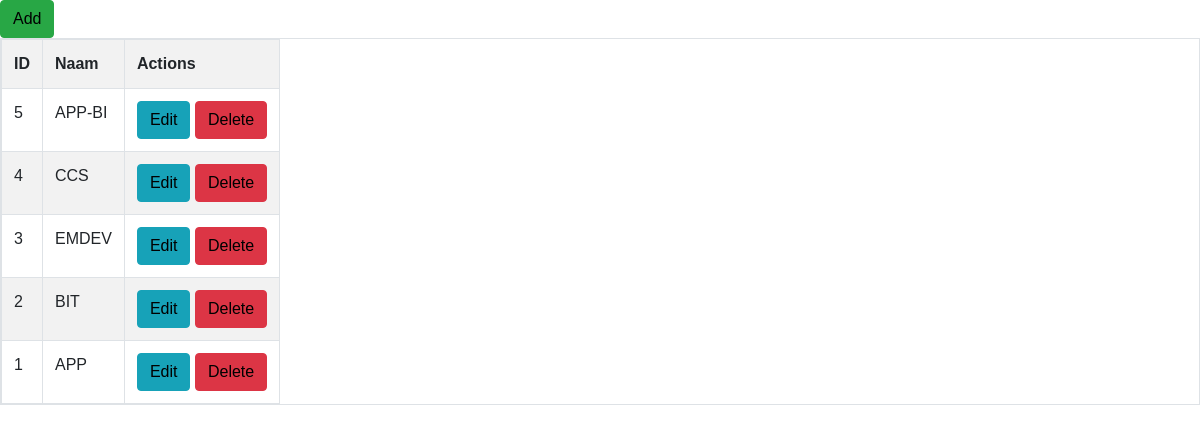
The app's page /index.php/richting with its own data.
### tables this page shows
CREATE TABLE `richting` (
  `id` int(50) NOT NULL,
  `naam` varchar(255) NOT NULL
);

### application/controllers/Richting.php (called while the page is built, shortened)
<?php
class Richting extends CI_Controller
{
    public $Richting_model;
    function __construct()
    {
        $this->load->model('Richting_model');
    }
    function index()
    {
        $data['richting'] = $this->Richting_model->get_all_richting();
        $data['_view'] = 'richting/index';
        $this->load->view('layouts/main', $data);
    }
}

### index.php (called while the page is built, shortened)
<?php
require_once BASEPATH.'core/CodeIgniter.php';

### application/models/Richting_model.php (called while the page is built, shortened)
<?php
class Richting_model extends CI_Model
{
    function get_all_richting()
    {
        $this->db->order_by('id', 'desc');
        return $this->db->get('richting')->result_array();
    }
}

### application/views/richting/index.php (the view, shortened to what this page needs)
<div class="pull-right">
	<a href="<?php echo site_url('richting/add'); ?>" class="btn btn-success">Add</a>
</div>
<table class="table table-striped table-bordered">
    <tr>
		<th>ID</th>
		<th>Naam</th>
		<th>Actions</th>
    </tr>
	<?php foreach($richting as $r){ ?>
    <tr>
		<td><?php echo $r['id']; ?></td>
		<td><?php echo $r['naam']; ?></td>
		<td>
            <a href="<?php echo site_url('richting/edit/'.$r['id']); ?>" class="btn btn-info btn-xs">Edit</a>
            <a href="<?php echo site_url('richting/remove/'.$r['id']); ?>" class="btn btn-danger btn-xs">Delete</a>
        </td>
    </tr>
	<?php } ?>
</table>

### application/css/style.css (style rules this page uses)
body { height: 100%; margin: 0px; padding: 0px; font-family: Verdana, Arial, Helvetica, sans-serif; color: black; background-color: white; }
td { padding-right: 20px; }
table { display: inline-block; }
a:link { color: black; }

### records on screen
richting: id "5", naam "APP-BI"
richting: id "4", naam "CCS"
richting: id "3", naam "EMDEV"
richting: id "2", naam "BIT"
richting: id "1", naam "APP"
